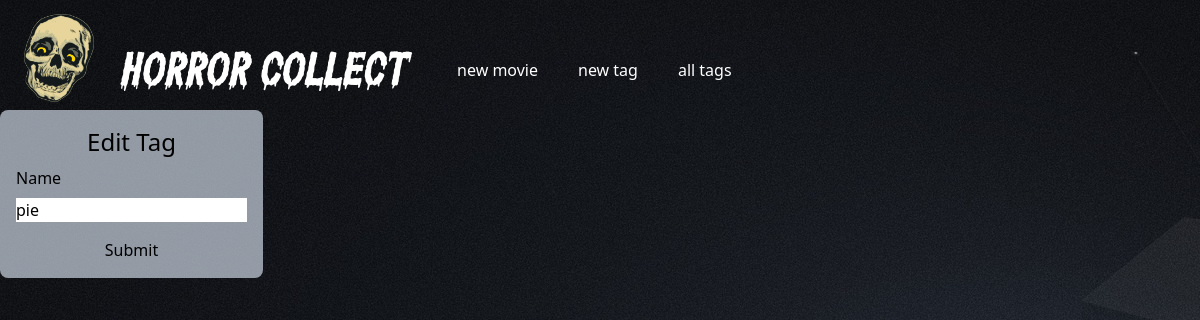
The page /tags/1/edit on the database as committed earlier.
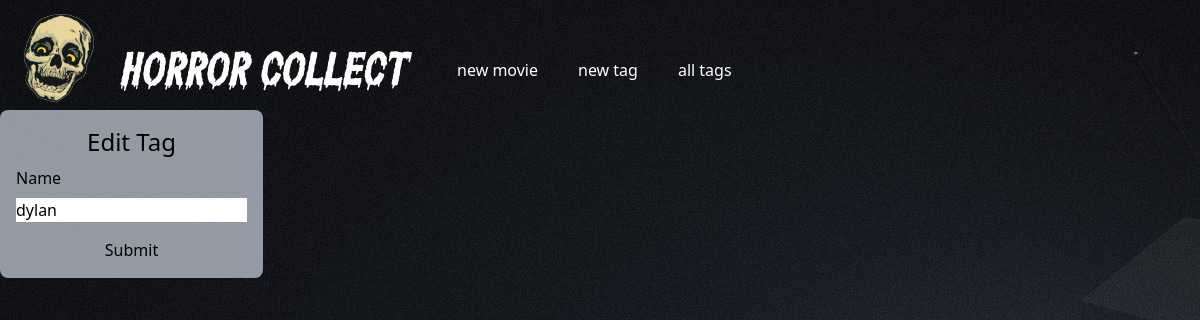
The same page on the database as committed later.
### app/models.py (models this page shows)
class Tag(db.Model):
  id = db.Column(db.Integer, primary_key=True)
  name = db.Column(db.String(255), nullable=False)
  movies = db.relationship('Movie', secondary='movie_tags', back_populates='tags')

### app/controllers/tags.py (the view)
@tags.route('/tags/<id>/edit', methods=['GET', 'POST'])
def edit(id):
  tag = Tag.query.get(id)
  form = TagForm(obj=tag)
  if request.method == 'POST':
    tag.name = form.name.data
    db.session.add(tag)
    db.session.commit()
    flash('tag updated')
    return redirect(url_for('tags.show', form=form, id=tag.id))
  return render_template('tags/edit.html', form=form, tag=tag)

### app/forms/main.py
class TagForm(FlaskForm):
  name = StringField('Name',validators=[DataRequired(),Length(min=1)])
  submit = SubmitField('Submit')

### app/templates/tags/edit.html (shortened to what this page needs)
{% extends 'layouts/base.html' %} {% block content %}
<form method="POST">
  <fieldset class="bg-slate-300/70 rounded-lg h-fit w-fit p-4 flex flex-col text-black space-y-2">
    <h2 class="text-center text-2xl">Edit Tag</h2>
    {{ form.name.label }}
    {{ form.name }}
    {{ form.submit }}
  </fieldset>
</form>
{% endblock %}

Rows that differ between the two databases and show on the page:
changed Tag: name "pie" → "dylan"
